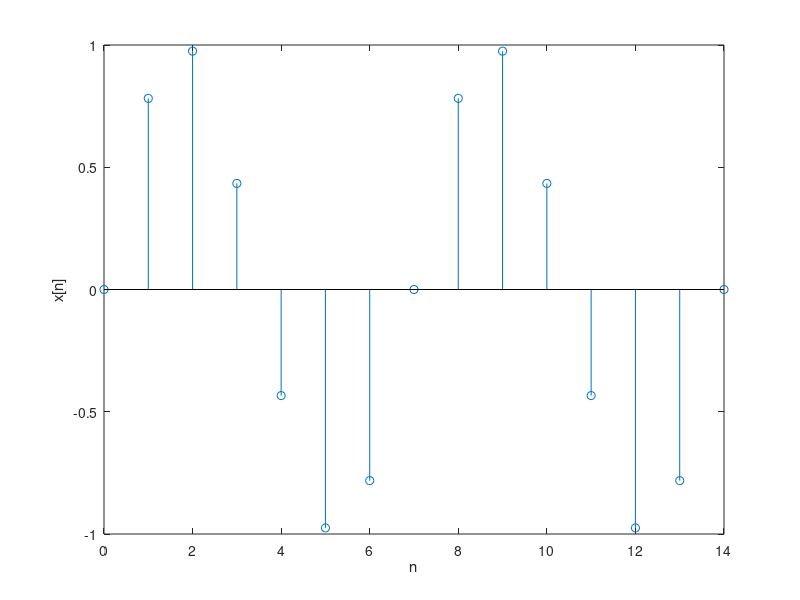
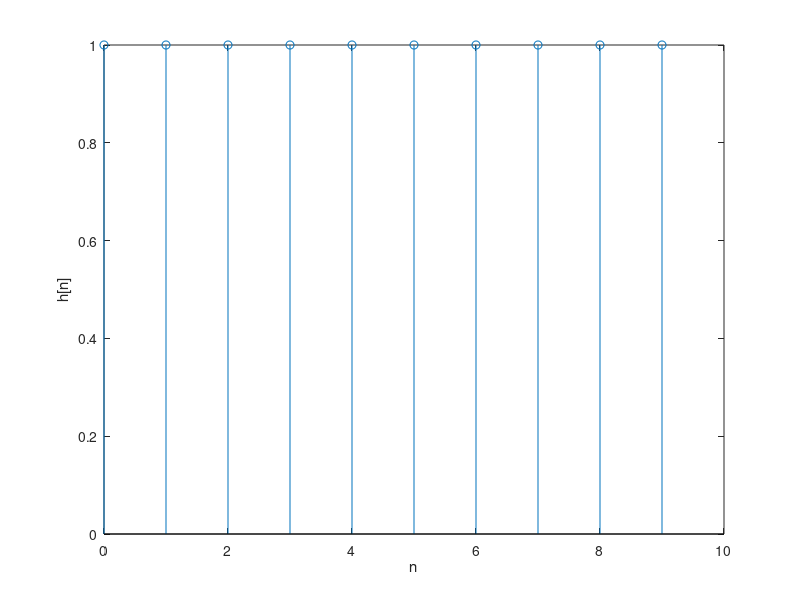
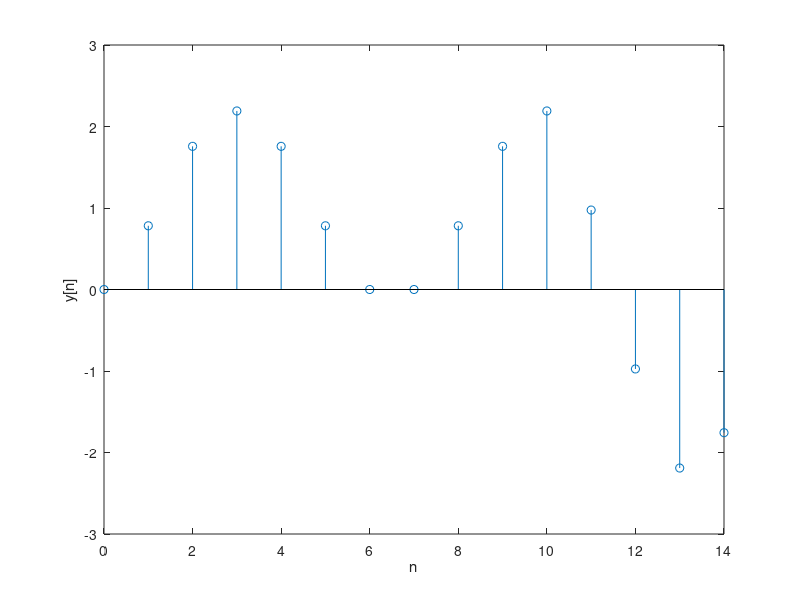
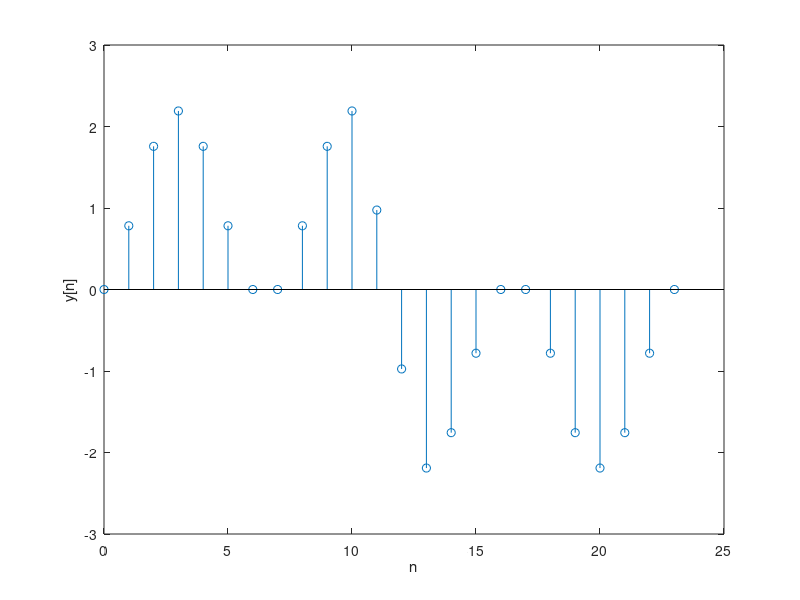

MATLAB code for these plots, in order:
clear;
close all;

%% input signal

N = 15;
n = 0:1:(N-1);
x=sin(2*pi*n/7);
figure;
stem(n, x);
xlabel("n");
ylabel("x[n]");

%% impulse response

L = 10;
h = ones(1, L);
figure;
stem(0:L-1, h);
xlabel("n");
ylabel("h[n]");

%%

h_reversed = flip(h);
x_padded = [zeros(1, L-1) x zeros(1, L-1)];
y = zeros(1, N+L-1);

for i = 1:N+L-1
    y(i) = x_padded(i:i+L-1)*h_reversed';
end

y = y(1:N);
figure;
stem(n, y);
xlabel("n");
ylabel("y[n]");

%% conv

y_conv = conv(x,h);
figure;
stem(0:N+L-2, y_conv);
xlabel("n");
ylabel("y[n]");